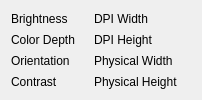
     <widget class="QWidget" name="page_6">
      <layout class="QGridLayout" name="gridLayout">
       <item row="0" column="0">
        <layout class="QHBoxLayout" name="horizontalLayout_50">
         <item>
          <widget class="QLabel" name="label_137">
           <property name="text">
            <string>Brightness</string>
           </property>
          </widget>
         </item>
         <item>
          <widget class="QLabel" name="brightnessLabel">
           <property name="text">
            <string/>
           </property>
          </widget>
         </item>
        </layout>
       </item>
       <item row="0" column="1">
        <layout class="QHBoxLayout" name="horizontalLayout_53">
         <item>
          <widget class="QLabel" name="label_144">
           <property name="text">
            <string>DPI Width</string>
           </property>
          </widget>
         </item>
         <item>
          <widget class="QLabel" name="dpiWidthLabel">
           <property name="text">
            <string/>
           </property>
          </widget>
         </item>
        </layout>
       </item>
       <item row="1" column="0">
        <layout class="QHBoxLayout" name="horizontalLayout_52">
         <item>
          <widget class="QLabel" name="label_143">
           <property name="text">
            <string>Color Depth</string>
           </property>
          </widget>
         </item>
         <item>
          <widget class="QLabel" name="colorDepthLabel">
           <property name="text">
            <string/>
           </property>
          </widget>
         </item>
        </layout>
       </item>
       <item row="1" column="1">
        <layout class="QHBoxLayout" name="horizontalLayout_57">
         <item>
          <widget class="QLabel" name="label_148">
           <property name="text">
            <string>DPI Height</string>
           </property>
          </widget>
         </item>
         <item>
          <widget class="QLabel" name="dpiHeightLabel">
           <property name="text">
            <string/>
           </property>
          </widget>
         </item>
        </layout>
       </item>
       <item row="2" column="0">
        <layout class="QHBoxLayout" name="horizontalLayout_55">
         <item>
          <widget class="QLabel" name="label_146">
           <property name="text">
            <string>Orientation</string>
           </property>
          </widget>
         </item>
         <item>
          <widget class="QLabel" name="orientationLabel">
           <property name="text">
            <string/>
           </property>
          </widget>
         </item>
        </layout>
       </item>
       <item row="2" column="1">
        <layout class="QHBoxLayout" name="horizontalLayout_54">
         <item>
          <widget class="QLabel" name="label_145">
           <property name="text">
            <string>Physical Width</string>
           </property>
          </widget>
         </item>
         <item>
          <widget class="QLabel" name="physicalWidthLabel">
           <property name="text">
            <string/>
           </property>
          </widget>
         </item>
        </layout>
       </item>
       <item row="3" column="0">
        <layout class="QHBoxLayout" name="horizontalLayout_51">
         <item>
          <widget class="QLabel" name="label_138">
           <property name="text">
            <string>Contrast</string>
           </property>
          </widget>
         </item>
         <item>
          <widget class="QLabel" name="contrastLabel">
           <property name="text">
            <string/>
           </property>
          </widget>
         </item>
        </layout>
       </item>
       <item row="3" column="1">
        <layout class="QHBoxLayout" name="horizontalLayout_56">
         <item>
          <widget class="QLabel" name="label_147">
           <property name="text">
            <string>Physical Height</string>
           </property>
          </widget>
         </item>
         <item>
          <widget class="QLabel" name="physicalHeightLabel">
           <property name="text">
            <string/>
           </property>
          </widget>
         </item>
        </layout>
       </item>
      </layout>
     </widget>
